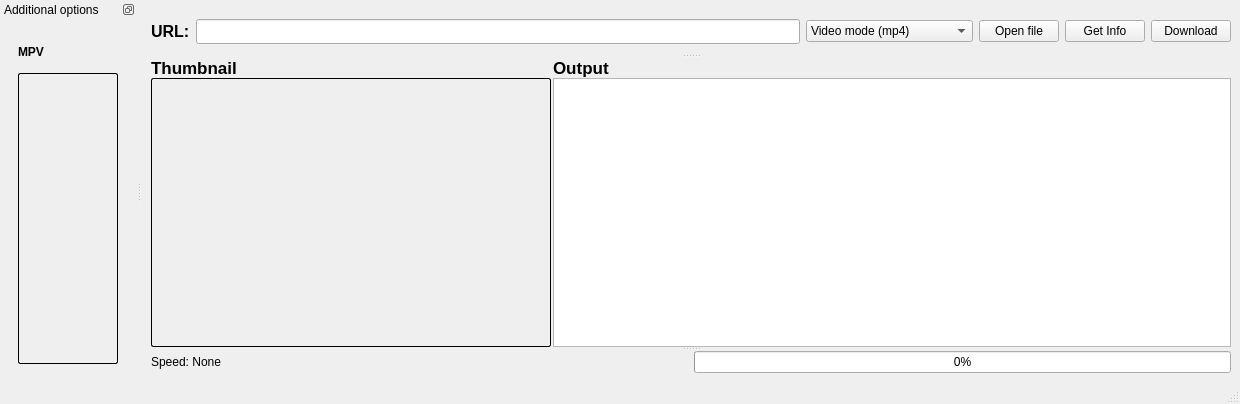
<?xml version="1.0" encoding="UTF-8"?>
<ui version="4.0">
 <class>MainWindow</class>
 <widget class="QMainWindow" name="MainWindow">
  <property name="windowModality">
   <enum>Qt::ApplicationModal</enum>
  </property>
  <property name="geometry">
   <rect>
    <x>0</x>
    <y>0</y>
    <width>1240</width>
    <height>404</height>
   </rect>
  </property>
  <property name="minimumSize">
   <size>
    <width>640</width>
    <height>301</height>
   </size>
  </property>
  <property name="maximumSize">
   <size>
    <width>1240</width>
    <height>404</height>
   </size>
  </property>
  <property name="baseSize">
   <size>
    <width>620</width>
    <height>420</height>
   </size>
  </property>
  <property name="mouseTracking">
   <bool>false</bool>
  </property>
  <property name="focusPolicy">
   <enum>Qt::NoFocus</enum>
  </property>
  <property name="windowTitle">
   <string>YouTube-DL GUI (QT based)</string>
  </property>
  <property name="windowOpacity">
   <double>1.000000000000000</double>
  </property>
  <property name="autoFillBackground">
   <bool>false</bool>
  </property>
  <property name="documentMode">
   <bool>false</bool>
  </property>
  <property name="unifiedTitleAndToolBarOnMac">
   <bool>true</bool>
  </property>
  <widget class="QWidget" name="centralwidget">
   <property name="layoutDirection">
    <enum>Qt::LeftToRight</enum>
   </property>
   <property name="autoFillBackground">
    <bool>false</bool>
   </property>
   <layout class="QHBoxLayout" name="horizontalLayout_6">
    <item>
     <widget class="QSplitter" name="splitter">
      <property name="sizePolicy">
       <sizepolicy hsizetype="Minimum" vsizetype="Expanding">
        <horstretch>0</horstretch>
        <verstretch>0</verstretch>
       </sizepolicy>
      </property>
      <property name="orientation">
       <enum>Qt::Vertical</enum>
      </property>
      <widget class="QWidget" name="horizontalLayoutWidget">
       <layout class="QHBoxLayout" name="horizontalLayout">
        <property name="sizeConstraint">
         <enum>QLayout::SetMinAndMaxSize</enum>
        </property>
        <property name="topMargin">
         <number>10</number>
        </property>
        <property name="bottomMargin">
         <number>10</number>
        </property>
        <item>
         <widget class="QLabel" name="label">
          <property name="font">
           <font>
            <family>Ubuntu</family>
            <pointsize>12</pointsize>
            <weight>75</weight>
            <bold>true</bold>
           </font>
          </property>
          <property name="text">
           <string>URL:</string>
          </property>
         </widget>
        </item>
        <item>
         <widget class="QLineEdit" name="lineEdit">
          <property name="font">
           <font>
            <family>Sans</family>
           </font>
          </property>
          <property name="inputMethodHints">
           <set>Qt::ImhNone</set>
          </property>
          <property name="text">
           <string/>
          </property>
          <property name="placeholderText">
           <string/>
          </property>
          <property name="cursorMoveStyle">
           <enum>Qt::VisualMoveStyle</enum>
          </property>
          <property name="clearButtonEnabled">
           <bool>true</bool>
          </property>
         </widget>
        </item>
        <item>
         <widget class="QComboBox" name="comboBox">
          <property name="editable">
           <bool>false</bool>
          </property>
          <property name="currentText">
           <string>Video mode (mp4)</string>
          </property>
          <property name="currentIndex">
           <number>0</number>
          </property>
          <property name="duplicatesEnabled">
           <bool>false</bool>
          </property>
          <property name="frame">
           <bool>true</bool>
          </property>
          <item>
           <property name="text">
            <string>Video mode (mp4)</string>
           </property>
          </item>
          <item>
           <property name="text">
            <string>Audio mode (m4u/webm)</string>
           </property>
          </item>
         </widget>
        </item>
        <item>
         <widget class="QPushButton" name="playButt">
          <property name="toolTip">
           <string extracomment="Open downloaded file"/>
          </property>
          <property name="statusTip">
           <string extracomment="Open downloaded file"/>
          </property>
          <property name="whatsThis">
           <string extracomment="Open downloaded file"/>
          </property>
          <property name="text">
           <string>Open file</string>
          </property>
          <property name="flat">
           <bool>false</bool>
          </property>
         </widget>
        </item>
        <item>
         <widget class="QPushButton" name="infoButt">
          <property name="text">
           <string>Get Info</string>
          </property>
         </widget>
        </item>
        <item>
         <widget class="QPushButton" name="downButt">
          <property name="text">
           <string>Download</string>
          </property>
         </widget>
        </item>
       </layout>
      </widget>
      <widget class="QWidget" name="horizontalLayoutWidget_2">
       <layout class="QHBoxLayout" name="horizontalLayout_2">
        <item>
         <layout class="QGridLayout" name="gridLayout_2" rowstretch="0,0,0,0,0" columnstretch="0,0">
          <property name="sizeConstraint">
           <enum>QLayout::SetDefaultConstraint</enum>
          </property>
          <property name="horizontalSpacing">
           <number>2</number>
          </property>
          <property name="verticalSpacing">
           <number>0</number>
          </property>
          <item row="4" column="1">
           <widget class="QTextBrowser" name="descLabel">
            <property name="readOnly">
             <bool>true</bool>
            </property>
            <property name="html">
             <string>&lt;!DOCTYPE HTML PUBLIC &quot;-//W3C//DTD HTML 4.0//EN&quot; &quot;http://www.w3.org/TR/REC-html40/strict.dtd&quot;&gt;
&lt;html&gt;&lt;head&gt;&lt;meta name=&quot;qrichtext&quot; content=&quot;1&quot; /&gt;&lt;style type=&quot;text/css&quot;&gt;
p, li { white-space: pre-wrap; }
&lt;/style&gt;&lt;/head&gt;&lt;body style=&quot; font-family:'Open Sans'; font-size:10pt; font-weight:400; font-style:normal;&quot;&gt;
&lt;p style=&quot;-qt-paragraph-type:empty; margin-top:0px; margin-bottom:0px; margin-left:0px; margin-right:0px; -qt-block-indent:0; text-indent:0px; font-family:'Ubuntu'; font-size:11pt;&quot;&gt;&lt;br /&gt;&lt;/p&gt;&lt;/body&gt;&lt;/html&gt;</string>
            </property>
            <property name="textInteractionFlags">
             <set>Qt::TextBrowserInteraction</set>
            </property>
            <property name="openExternalLinks">
             <bool>true</bool>
            </property>
            <property name="openLinks">
             <bool>true</bool>
            </property>
           </widget>
          </item>
          <item row="1" column="0" alignment="Qt::AlignLeft|Qt::AlignVCenter">
           <widget class="QLabel" name="thumbLabel">
            <property name="minimumSize">
             <size>
              <width>290</width>
              <height>0</height>
             </size>
            </property>
            <property name="font">
             <font>
              <family>Ubuntu</family>
              <pointsize>13</pointsize>
              <weight>75</weight>
              <bold>true</bold>
             </font>
            </property>
            <property name="text">
             <string>Thumbnail</string>
            </property>
           </widget>
          </item>
          <item row="4" column="0">
           <widget class="QLabel" name="thumbIMG">
            <property name="sizePolicy">
             <sizepolicy hsizetype="Expanding" vsizetype="Expanding">
              <horstretch>0</horstretch>
              <verstretch>0</verstretch>
             </sizepolicy>
            </property>
            <property name="minimumSize">
             <size>
              <width>290</width>
              <height>0</height>
             </size>
            </property>
            <property name="maximumSize">
             <size>
              <width>400</width>
              <height>16777215</height>
             </size>
            </property>
            <property name="autoFillBackground">
             <bool>false</bool>
            </property>
            <property name="styleSheet">
             <string notr="true">border-color: #a2a2a2;
border: 0.5px solid;
border-radius: 1.5px;</string>
            </property>
            <property name="frameShape">
             <enum>QFrame::StyledPanel</enum>
            </property>
            <property name="frameShadow">
             <enum>QFrame::Plain</enum>
            </property>
            <property name="text">
             <string/>
            </property>
            <property name="scaledContents">
             <bool>true</bool>
            </property>
            <property name="alignment">
             <set>Qt::AlignLeading|Qt::AlignLeft|Qt::AlignTop</set>
            </property>
            <property name="margin">
             <number>0</number>
            </property>
            <property name="openExternalLinks">
             <bool>true</bool>
            </property>
           </widget>
          </item>
          <item row="1" column="1">
           <widget class="QLabel" name="outputLabel">
            <property name="font">
             <font>
              <family>Ubuntu</family>
              <pointsize>13</pointsize>
              <weight>75</weight>
              <bold>true</bold>
             </font>
            </property>
            <property name="text">
             <string>Output</string>
            </property>
           </widget>
          </item>
         </layout>
        </item>
       </layout>
      </widget>
      <widget class="QWidget" name="horizontalLayoutWidget_4">
       <layout class="QHBoxLayout" name="horizontalLayout_4">
        <property name="sizeConstraint">
         <enum>QLayout::SetMinAndMaxSize</enum>
        </property>
        <item>
         <widget class="QLabel" name="speedLable">
          <property name="minimumSize">
           <size>
            <width>0</width>
            <height>5</height>
           </size>
          </property>
          <property name="maximumSize">
           <size>
            <width>16777215</width>
            <height>20</height>
           </size>
          </property>
          <property name="text">
           <string>Speed: None</string>
          </property>
         </widget>
        </item>
        <item>
         <widget class="QProgressBar" name="progressBar">
          <property name="sizePolicy">
           <sizepolicy hsizetype="Minimum" vsizetype="Fixed">
            <horstretch>0</horstretch>
            <verstretch>0</verstretch>
           </sizepolicy>
          </property>
          <property name="value">
           <number>0</number>
          </property>
          <property name="textVisible">
           <bool>true</bool>
          </property>
          <property name="invertedAppearance">
           <bool>false</bool>
          </property>
          <property name="format">
           <string>%p%</string>
          </property>
         </widget>
        </item>
       </layout>
      </widget>
     </widget>
    </item>
   </layout>
  </widget>
  <widget class="QStatusBar" name="statusBar"/>
  <widget class="QDockWidget" name="dockWidget">
   <property name="minimumSize">
    <size>
     <width>128</width>
     <height>104</height>
    </size>
   </property>
   <property name="maximumSize">
    <size>
     <width>524287</width>
     <height>524287</height>
    </size>
   </property>
   <property name="baseSize">
    <size>
     <width>366</width>
     <height>0</height>
    </size>
   </property>
   <property name="font">
    <font>
     <family>Ubuntu</family>
     <weight>50</weight>
     <italic>false</italic>
     <bold>false</bold>
    </font>
   </property>
   <property name="acceptDrops">
    <bool>false</bool>
   </property>
   <property name="styleSheet">
    <string notr="true"/>
   </property>
   <property name="inputMethodHints">
    <set>Qt::ImhNone</set>
   </property>
   <property name="floating">
    <bool>false</bool>
   </property>
   <property name="features">
    <set>QDockWidget::DockWidgetFloatable|QDockWidget::DockWidgetMovable</set>
   </property>
   <property name="allowedAreas">
    <set>Qt::LeftDockWidgetArea</set>
   </property>
   <property name="windowTitle">
    <string>Additional options</string>
   </property>
   <attribute name="dockWidgetArea">
    <number>1</number>
   </attribute>
   <widget class="QWidget" name="dockWidgetContents">
    <layout class="QVBoxLayout" name="verticalLayout_3">
     <item>
      <widget class="QStackedWidget" name="stackedWidget">
       <property name="currentIndex">
        <number>0</number>
       </property>
       <widget class="QWidget" name="page">
        <layout class="QVBoxLayout" name="verticalLayout">
         <item>
          <widget class="QLabel" name="mpvLable">
           <property name="minimumSize">
            <size>
             <width>0</width>
             <height>30</height>
            </size>
           </property>
           <property name="maximumSize">
            <size>
             <width>16777215</width>
             <height>30</height>
            </size>
           </property>
           <property name="font">
            <font>
             <family>Ubuntu</family>
             <weight>75</weight>
             <italic>false</italic>
             <bold>true</bold>
            </font>
           </property>
           <property name="text">
            <string>MPV</string>
           </property>
          </widget>
         </item>
         <item>
          <widget class="QWidget" name="widget" native="true">
           <property name="minimumSize">
            <size>
             <width>100</width>
             <height>0</height>
            </size>
           </property>
           <property name="maximumSize">
            <size>
             <width>16777215</width>
             <height>16777215</height>
            </size>
           </property>
           <property name="styleSheet">
            <string notr="true">border-color: black;
border: 1px solid;
border-radius: 1.5px;</string>
           </property>
           <layout class="QVBoxLayout" name="verticalLayout_2">
            <property name="spacing">
             <number>0</number>
            </property>
            <property name="leftMargin">
             <number>0</number>
            </property>
            <property name="topMargin">
             <number>0</number>
            </property>
            <property name="rightMargin">
             <number>0</number>
            </property>
            <property name="bottomMargin">
             <number>0</number>
            </property>
           </layout>
          </widget>
         </item>
        </layout>
       </widget>
       <widget class="QWidget" name="page_2"/>
      </widget>
     </item>
    </layout>
   </widget>
  </widget>
 </widget>
 <resources/>
 <connections/>
</ui>
